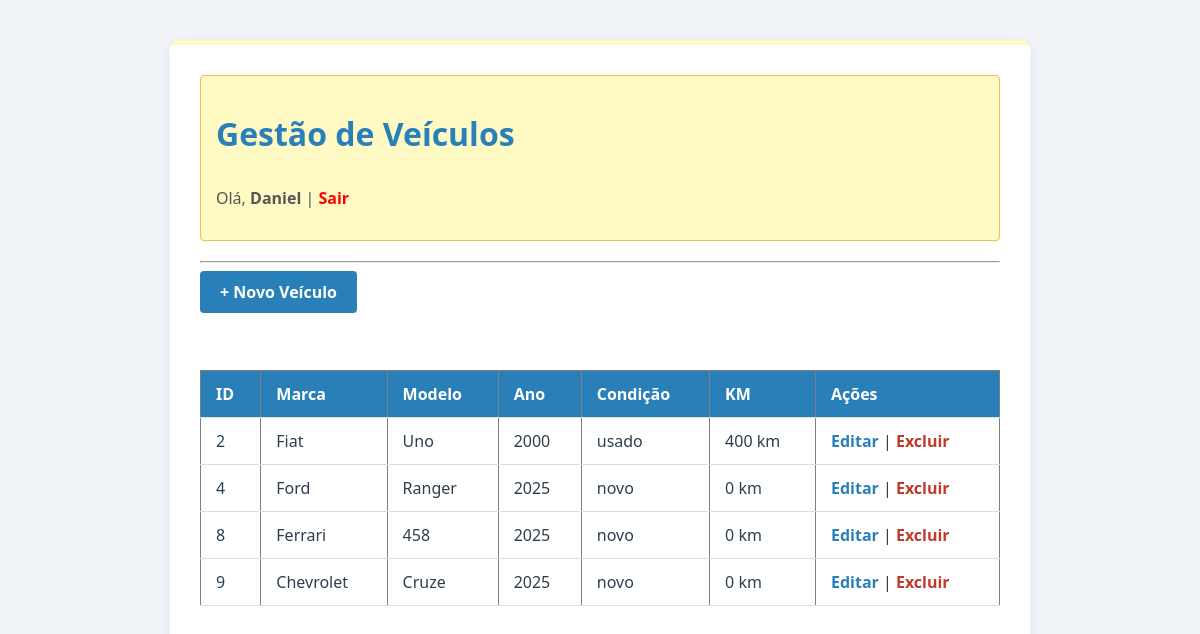
The app's page /veiculos (signed in) with its own data.
### tables this page shows
CREATE TABLE veiculos (
    id INTEGER PRIMARY KEY AUTOINCREMENT,
    marca VARCHAR(100) NOT NULL,
    modelo VARCHAR(100) NOT NULL,
    ano INTEGER NOT NULL,
    condicao VARCHAR(20) NOT NULL, -- 'novo' ou 'usado'
    km INTEGER NOT NULL
);

### app/Controllers/VeiculoController.php (called while the page is built, shortened)
<?php
class VeiculoController{
    public function index(){
        $dao = new VeiculoDAO();
        $veiculos = $dao->getAll();
        require_once __DIR__ . '/../Views/veiculos/lista.php';
    }
}

### config/Database.php (called while the page is built, shortened)
<?php
class Database{
    private static $db_path = __DIR__ . '/../db/gestao_veiculos.sqlite';
    private static $connection = null;
    public static function getConnection(){
        if (self::$connection === null){
            try{
                $dsn = 'sqlite:' . self::$db_path;
                self::$connection = new PDO($dsn);
                self::$connection->setAttribute(PDO::ATTR_ERRMODE, PDO::ERRMODE_EXCEPTION);
                self::$connection->setAttribute(PDO::ATTR_DEFAULT_FETCH_MODE, PDO::FETCH_OBJ);
            } catch (PDOException $e){
                die('Erro ao conectar ao banco de dados: ' . $e->getMessage());
            }
        }
        return self::$connection;
    }
}

### app/DAO/VeiculoDAO.php (called while the page is built, shortened)
<?php
class VeiculoDAO{
    private $db;
    public function __construct(){
        $this->db = Database::getConnection();
    }
    public function getAll(){
        try{
            $sql = "SELECT * FROM veiculos";
            $stmt = $this->db->query($sql);
            $dados = $stmt->fetchAll(PDO::FETCH_ASSOC);
            $veiculos = [];
            foreach($dados as $linha){
                $v = new Veiculo();
                $v->setId($linha['id']);
                $v->setMarca($linha['marca']);
                $v->setModelo($linha['modelo']);
                $v->setAno($linha['ano']);
                $v->setCondicao($linha['condicao']);
                $v->setKm($linha['km']);
                $veiculos[] = $v;
            }
            return $veiculos;
        } catch (PDOException $e){
            die('Erro ao buscar veículos: ' . $e->getMessage());
        }
    }
}

### app/Models/Veiculo.php (called while the page is built, shortened)
<?php
class Veiculo{
    private $id;
    private $marca;
    private $modelo;
    private $ano;
    private $condicao;
    private $km;
    public function getId(){
        return $this->id;
    }
    public function setId($id){
        $this->id = $id;
    }
    public function getMarca(){
        return $this->marca;
    }
    public function setMarca($marca){
        $this->marca = $marca;
    }
    public function getModelo(){
        return $this->modelo;
    }
    public function setModelo($modelo){
        $this->modelo = $modelo;
    }
    public function getAno(){
        return $this->ano;
    }
    public function setAno($ano){
        $this->ano = $ano;
    }
    public function getCondicao(){
        return $this->condicao;
    }
    public function setCondicao($condicao){
        $this->condicao = $condicao;
    }
    public function getKm(){
        return $this->km;
    }
    public function setKm($km){
        $this->km = $km;
    }
}

### app/Views/veiculos/lista.php (the view, shortened to what this page needs)
<!DOCTYPE html>
<html lang="pt-br">
<head>
    <link rel="stylesheet" href="/css/style.css">
</head>
<body>
    <div class="container">
        <header>
            <h1>Gestão de Veículos</h1>
            <p>Olá, <strong><?php echo $_SESSION['usuario_nome']; ?></strong> |
               <a href="/logout" style="color: red;">Sair</a>
            </p>
        </header>
        <hr>
        <a href="/veiculos/criar" class="btn btn-novo">
            + Novo Veículo
        </a>
        <br><br>
        <table border="1" width="100%" cellpadding="10">
            <thead>
                <tr>
                    <th>ID</th>
                    <th>Marca</th>
                    <th>Modelo</th>
                    <th>Ano</th>
                    <th>Condição</th>
                    <th>KM</th>
                    <th>Ações</th>
                </tr>
            </thead>
            <tbody>
                <?php if (empty($veiculos)): ?>
                    <tr>
                        <td colspan="7" align="center">Nenhum veículo cadastrado.</td>
                    </tr>
                <?php else: ?>
                    <?php foreach ($veiculos as $veiculo): ?>
                        <tr>
                            <td><?php echo $veiculo->getId(); ?></td>
                            <td><?php echo $veiculo->getMarca(); ?></td>
                            <td><?php echo $veiculo->getModelo(); ?></td>
                            <td><?php echo $veiculo->getAno(); ?></td>
                            <td><?php echo $veiculo->getCondicao(); ?></td>
                            <td><?php echo number_format($veiculo->getKm(), 0, ',', '.'); ?> km</td>
                            <td>
                                <a href="/veiculos/atualizar?id=<?php echo $veiculo->getId(); ?>" class="btn-editar">Editar</a>
                                |
                                <a href="/veiculos/deletar?id=<?php echo $veiculo->getId(); ?>"
                                   onclick="return confirm('Tem certeza que deseja excluir?');" class="btn-excluir">
                                   Excluir
                                </a>
                            </td>
                        </tr>
                    <?php endforeach; ?>
                <?php endif; ?>
                </tbody>
        </table>
    </div>
</body>
</html>

### public/css/style.css (style rules this page uses)
:root { --cor-fundo: #f0f4f8; --cor-container: #ffffff; --cor-texto: #2c3e50; --cor-azul-principal: #2980b9; --cor-amarelo-claro: #fff9c4; --btn-verde: #27ae60; --btn-vermelho: #c0392b; --btn-azul: #2980b9; --btn-cinza: #95a5a6; }
body { font-family: 'Segoe UI', Tahoma, Geneva, Verdana, sans-serif; background-color: var(--cor-fundo); color: var(--cor-texto); margin: 0; padding: 0; display: flex; justify-content: center; min-height: 100vh; }
.container, body > form, body > table { background-color: var(--cor-container); width: 90%; max-width: 800px; margin: 40px auto; padding: 30px; border-radius: 8px; box-shadow: 0 4px 15px rgba(0,0,0,0.05); border-top: 5px solid var(--cor-amarelo-claro); }
h1 { color: var(--cor-azul-principal); border-bottom: 2px solid var(--cor-amarelo-claro); padding-bottom: 10px; margin-bottom: 20px; }
a { color: var(--cor-azul-principal); text-decoration: none; font-weight: bold; }
table { width: 100%; border-collapse: collapse; margin-top: 20px; }
thead { background-color: var(--cor-azul-principal); color: white; }
th, td { padding: 12px 15px; text-align: left; border-bottom: 1px solid #ddd; }
button, .btn { padding: 10px 20px; border: none; border-radius: 4px; cursor: pointer; font-size: 16px; font-weight: bold; color: white; transition: opacity 0.3s; display: inline-block; text-align: center; }
.btn-novo { background-color: var(--btn-azul); margin-bottom: 15px; }
.btn-editar { color: var(--btn-azul); }
.btn-excluir { color: var(--btn-vermelho); }
header { background-color: var(--cor-amarelo-claro); padding: 15px; border-radius: 4px; margin-bottom: 20px; border: 1px solid #eebd58; color: #555; }

### records on screen
veiculos: id "2", marca "Fiat", modelo "Uno", ano "2000", condicao "usado", km "400"
veiculos: id "4", marca "Ford", modelo "Ranger", ano "2025", condicao "novo", km "0"
veiculos: id "8", marca "Ferrari", modelo "458", ano "2025", condicao "novo", km "0"
veiculos: id "9", marca "Chevrolet", modelo "Cruze", ano "2025", condicao "novo", km "0"

### other values on screen
$_SESSION['usuario_nome'] "Daniel"
